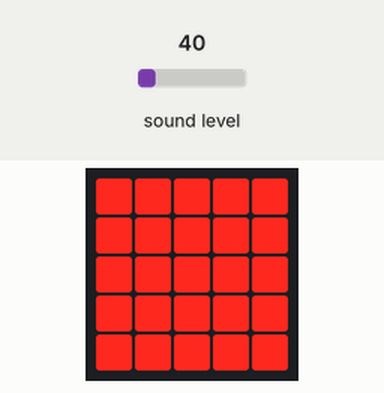
Simulated run of this program. Board: BBC micro:bit (MakeCode). Shown: the board's 5×5 LED display. The test bench sets the inputs (shaded band); at power-on: sound level 40.

Above: at 1.2 s.
1.3 s: sound level set to 96
2.8 s: sound level set to 103
At 3.3 s:
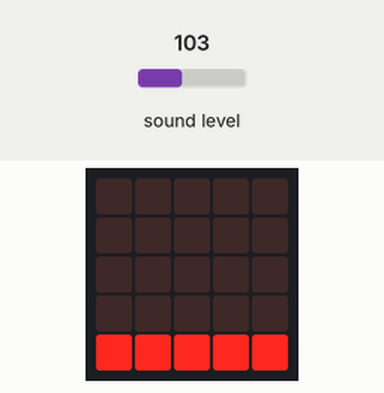
4.4 s: sound level set to 5
At 5.2 s:
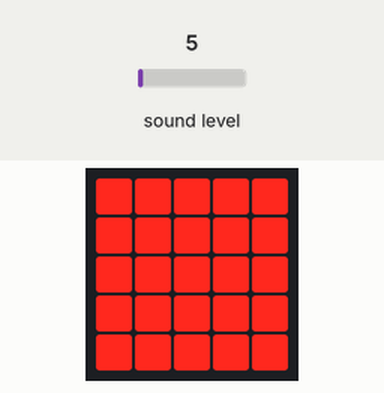
6.1 s: sound level set to 128
At 7.0 s:
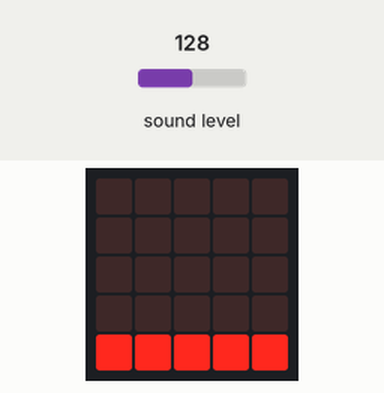
Timing chart, 0 to 8.8 s (numbered marks = the images above; inputs shaded):
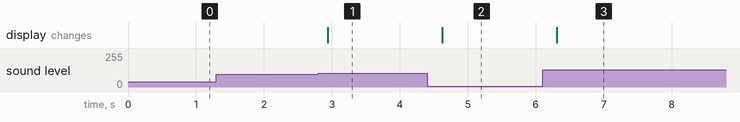

Measured:
- the behaviour switches between 99 and 100 on sound level (found by bisection; images 0 and 1)
- after the input at 1.3 s, every drawn part: stays the same
- after the input at 2.8 s, the display: changes after 0.14 s (image 1)
- after the input at 4.4 s, the display: changes after 0.23 s (image 2)
- after the input at 6.1 s, the display: changes after 0.21 s (image 3)

The program:

main.ts
```typescript
basic.forever(function () {
    if (input.soundLevel() < 100) {
        basic.showLeds(`
            # # # # #
            # # # # #
            # # # # #
            # # # # #
            # # # # #
            `)
    } else if (input.soundLevel() < 80) {
        basic.showLeds(`
            . . . . .
            # # # # #
            # # # # #
            # # # # #
            # # # # #
            `)
    } else if (input.soundLevel() < 60) {
        basic.showLeds(`
            . . . . .
            . . . . .
            # # # # #
            # # # # #
            # # # # #
            `)
    } else if (input.soundLevel() < 40) {
        basic.showLeds(`
            . . . . .
            . . . . .
            . . . . .
            # # # # #
            # # # # #
            `)
    } else {
        basic.showLeds(`
            . . . . .
            . . . . .
            . . . . .
            . . . . .
            # # # # #
            `)
    }
})
```

test.ts
```typescript
// aquí va el archivo "tests"; esto no se compilará cuando este paquete se utilice como una extensión.
```
